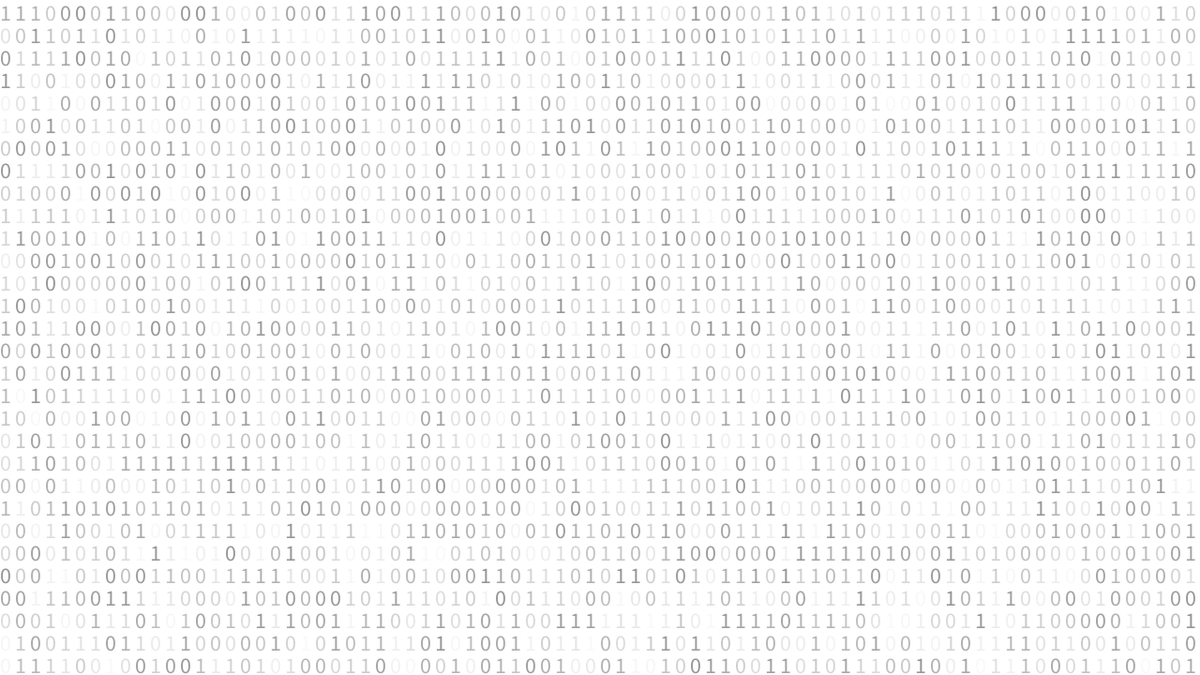
Frame 1 (no input)
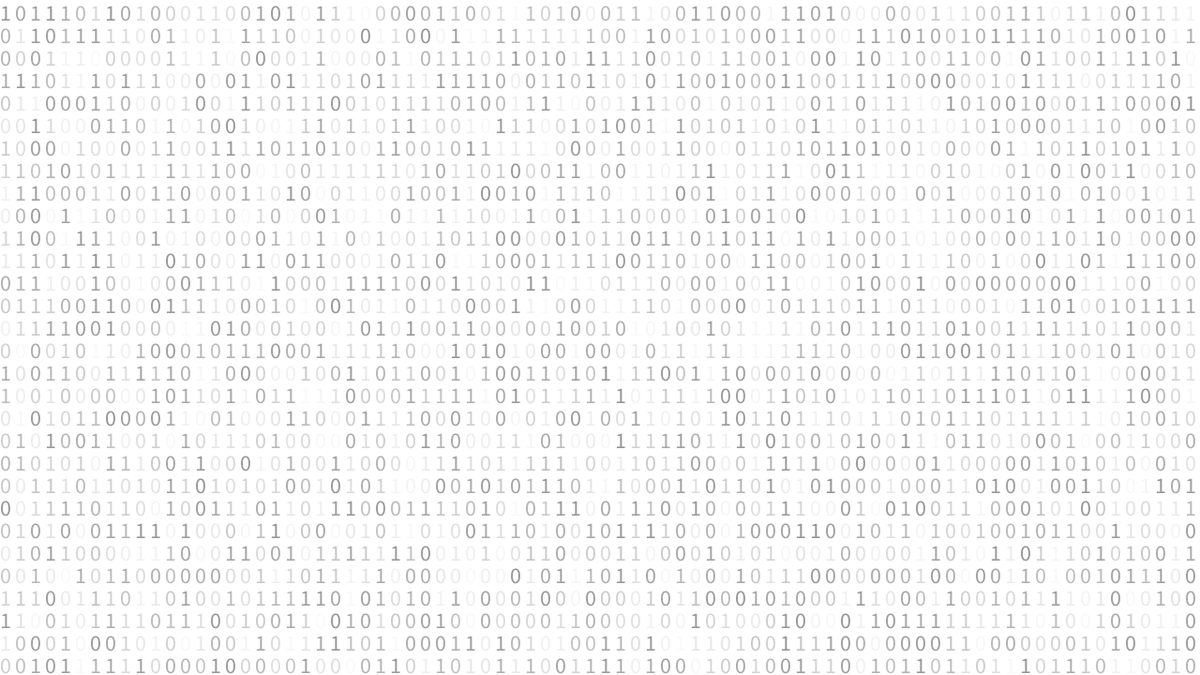
Frame 2 (the mouse pressed at the canvas centre, redrawn once)

The Processing sketch that drew these frames (run headless with seeded random() and noise(); the mouse was pressed at the canvas centre and the sketch redrawn once):

// Processing sketch: binary_background
// ── binary_background.pde
final int DIGIT_WIDTH = 16;

void setup() {
  size(1280, 720);
}

void draw() {
  background(255);

  textSize(DIGIT_WIDTH * 1.5f);

  for (int j = 0; j < floor(720 / 24); j++) {
    for (int i = 0; i < 1280 / DIGIT_WIDTH; i++) {
      float digit = random(0.0f, 1.0f);

      fill(random(150.0f, 250.0f));  // 100.0f, 250.0f

      if (digit < 0.5f) {
        text("0", i * DIGIT_WIDTH, j * 24 + 22);  
      } else {
        text("1", i * DIGIT_WIDTH, j * 24 + 22);
      }
    }
  }

  save("test.jpg");
  noLoop();
}
